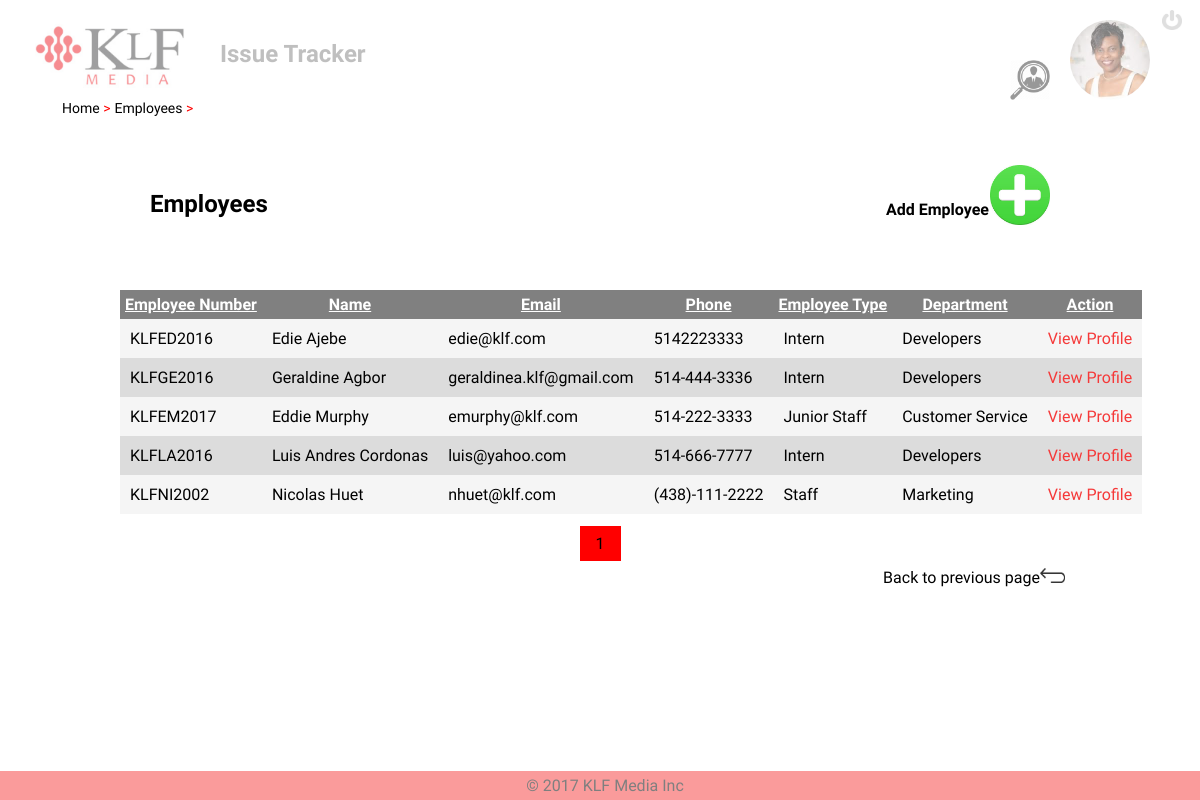
Page /index.php/supervisor/employees (signed in) on the committed database.
### tables this page shows
CREATE TABLE IF NOT EXISTS `employees` (
  `employee_id` int(11) NOT NULL AUTO_INCREMENT,
  `first_name` varchar(50) NOT NULL,
  `last_name` varchar(50) NOT NULL,
  `email` varchar(50) NOT NULL,
  `employee_number` varchar(50) NOT NULL,
  `password` varchar(50) NOT NULL,
  `phone` varchar(50) NOT NULL,
  `department_id` int(11) NOT NULL,
  `employee_type` varchar(50) NOT NULL,
  `photo` varchar(50) NOT NULL DEFAULT 'staff.png',
  `employee_status` varchar(50) NOT NULL DEFAULT 'active',
  PRIMARY KEY (`employee_id`),
  UNIQUE KEY `employee_number` (`employee_number`),
  KEY `department_id` (`department_id`)
);

CREATE TABLE IF NOT EXISTS `departments` (
  `department_id` int(11) NOT NULL AUTO_INCREMENT,
  `department_name` varchar(50) NOT NULL,
  PRIMARY KEY (`department_id`)
);

### application/controllers/Supervisor.php (called while the page is built, shortened)
<?php
class Supervisor extends CI_Controller
{
	public function adminData($crumbs)
	{
		$data=$crumbs;
		$this->load->model('Admin');
		$boss= new Admin();
		$boss->setEmployeeId($_SESSION["userid"]);
		$boss->getFullProfile();
		$this->load->library("globalmethods");
		$data["greeting"]=$this->globalmethods->greetings();
		$data["name"] = $boss->getFirstName()." ".$boss->getLastName();
		$data["photo"] = $boss->getPhoto();
		$this->load->view("header",$data);
		$this->load->view("footer");
	}
	public function employees(){
		$this->load->model('Admin');
		$this->load->library("globalmethods");
		$data=$this->getDisplayData("employees");
		$this->load->view("employees", $data);
	}
	public function getDisplayData($reference)
	{
		$this->load->model('Admin');
		$boss= new Admin();
		$pge=1;
		if($reference =="technicians") {
			$str = ($pge*5)-5;
			$technicians = $boss->viewTechnicians($str);
			$all_techs = $boss->getTechnicians();
			$nbr=ceil(count($all_techs)/5);
			$data["all_techs"] = $technicians;
		}
		elseif($reference =="employees") {
			$str = ($pge*5)-5;
			$employees = $boss->viewEmployees($str);
			$all_employees = $boss->viewAllEmployees();
			$nbr=ceil(count($all_employees)/5);
			$data["employee"] = $employees;
		}
		elseif($reference =="inactive") {
			$str = ($pge*5)-5;
			$employees = $boss->viewInactiveEmployees($str);
			$all_employees = $boss->viewAllInactiveEmployees();
			$nbr=ceil(count($all_employees)/5);
			$data["employee"] = $employees;
		}
		elseif($reference =="administration") {
			$str = ($pge*5)-5;
			$employees = $boss->viewAdmin($str);
			$all_employees = $boss->viewAllAdmin();
			$nbr=ceil(count($all_employees)/5);
			$data["employee"] = $employees;
		}
		$data['nb']=$nbr;
		$data['page_number'] = $pge;
		return $data;
	}
}

### index.php (called while the page is built, shortened)
<?php
require_once BASEPATH.'core/CodeIgniter.php';

### application/models/Admin.php (called while the page is built, shortened)
<?php
class Admin extends Employee{
	public function viewEmployees($ref)
	{
		$query = $this->db->query("SELECT employees.*, department_name FROM employees, departments
				WHERE employee_type <> 'administration'AND employee_type <> 'boss' AND employee_status ='active' AND
				employees.department_id = departments.department_id limit $ref, 5" );
		return $query->result_array();
	}
}

### application/views/employees.php (the view, shortened to what this page needs)
<h2 style="float:left;margin-left:150px; margin-top:70px">Employees</h2>
<a id="btnadduser" href= "../supervisor/newemployee" class="popup" onmouseenter="addEmployeePopUp()" onmouseleave="addEmployeePopUp()"
	style="width:60px; height:60px;float:right;margin:45px 1px; margin-right:150px;">
	<img src="../../assets/images/addtechicon.png" />
</a>
<h4 style="float:right;margin-top:80px">Add Employee </h4>
	<div class="container" id="myEmployees" style="display:block; text-align:center;">
	<div style="min-height:200px" ><br/>
	<table class="issuesTable" style="margin:1px auto;">
	<tr>
	<th>Employee Number</th><th>Name</th><th>Email</th><th>Phone</th><th>Employee Type</th><th>Department</th><th>Action</th>
	</tr>
	<?php
	foreach ($employee as $worker) {
		echo'<tr><td>'.strtoupper($worker["employee_number"]).'</td><td>'.ucwords($worker["first_name"]). ' '
		.ucwords($worker["last_name"]).'</td><td>'.$worker["email"].'</td><td>'.$worker["phone"].'</td><td>'.
		ucwords($worker["employee_type"]).'</td><td>'.ucwords($worker["department_name"]).'</td><td>
		<a href="../Supervisor/staffdetails?id='.$worker["employee_id"].'&&page='.$page_number.'">View Profile</a></td>
		</tr>';
	}
	?>
	</table></div><br/>
	<?php
	echo'<ul class="pagination">';
	for ($pg =1; $pg<=$nb; $pg++){
		if ($page_number==$pg) {
			echo'<li><a class="active" href="../supervisor/employees?page='.$pg.'">'.$pg.'</a></li>';;
		}
		else{
			echo'<li><a href="../supervisor/employees?page='.$pg.'">'.$pg.'</a></li>';
		}
	}
	?>
	<br/>
	<a  id="btnBackToEmployees" style="vertical-align:bottom;clear:both;float:right;margin:15px "  href="../staff/home">
		 Back to previous page<img style="width:25px; height:15px" src="../../assets/images/returnicon.png"/></a>
	</div>

### assets/css/styles.css (style rules this page uses)
* { margin: 0; padding: 0; outline: 0; }
a { cursor: pointer; color: black; text-decoration: none; }
html { height:100%; width:100%; }
.container { padding:50px; width:80%; margin:100px auto; margin-bottom:10px; min-height:300px; background-color:transparent; text-align:center; }
.bodywrap { padding-top:120px; font-family: 'Dosis', Dosis, sans-serif; }
th { font-weight:bold; color:white; text-decoration:underline; padding: 5px; text-align: center; white-space: nowrap; }
td { padding: 5px; text-align: left; white-space: nowrap; }
table { border-collapse: collapse; position:relative; min-width:60%; margin:300px auto; margin-bottom:10px; }
table, th, td { min-width:50px; }
table a { color: #F53939; }
img { height:100%; width:100%; }
#singlePictureDisplay, { height:250px; width:300px; }
.issuesTable { width:95%; }
.issuesTable td { padding:10px; }
.activeDisplay,.myEmployees,.issuesTable tr:nth-child(even) { background: #F5F5F5 }
.activeDisplay,.myEmployees,.issuesTable tr:nth-child(odd) { background: #DCDCDC }
th { background:gray; }
ul.pagination li { display: inline; text-align:center; }
ul.pagination li a { color: gray; padding: 8px 16px; text-decoration: none; transition: background-color .3s; text-align:center; }
ul.pagination li a.active { background-color: red; color: black; }
.popup { position: relative; display: inline-block; cursor: pointer; -webkit-user-select: none; -moz-user-select: none; -ms-user-select: none; user-select: none; }

### rows in the picture
employees: employee_number "KLFED2016", first_name "Edie", last_name "Ajebe", email "edie@klf.com", phone "5142223333", employee_type "Intern", department.department_name "Developers"
employees: employee_number "KLFGE2016", first_name "Geraldine", last_name "Agbor", email "geraldinea.klf@gmail.com", phone "514-444-3336", employee_type "Intern", department.department_name "Developers"
employees: employee_number "KLFEM2017", first_name "Eddie", last_name "Murphy", email "emurphy@klf.com", phone "514-222-3333", employee_type "Junior Staff", department.department_name "Customer Service"
employees: employee_number "KLFLA2016", first_name "Luis Andres", last_name "Cordonas", email "luis@yahoo.com", phone "514-666-7777", employee_type "Intern", department.department_name "Developers"
employees: employee_number "KLFNI2002", first_name "Nicolas", last_name "Huet", email "nhuet@klf.com", phone "(438)-111-2222", employee_type "Staff", department.department_name "Marketing"

### other values in the picture
$key "Home"
$key "Employees"
